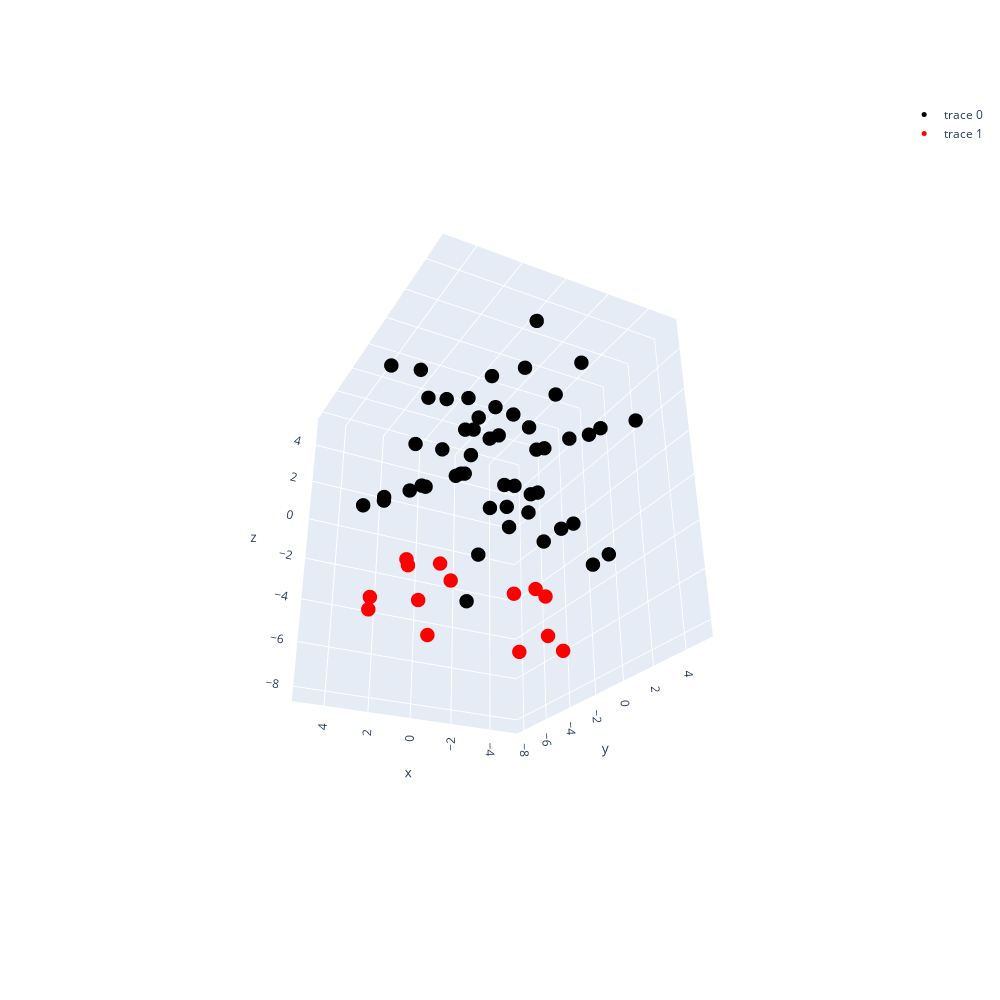

Notebook code cell kept with this figure:
### Markdown cell above
If we plot just one cell the form of a frustum is also visible.

### Code cell
# plot just the region of one particular point
point_region = normal_voronoi.regions[7]
point_region_vertices = normal_voronoi_vertices[point_region]
scatter4 =  go.Scatter3d(x=point_region_vertices.T[0], y=point_region_vertices.T[1],
                        z=point_region_vertices.T[2],
            mode='markers', marker=dict(size=5, color='blue', opacity=1))
fig = go.Figure(data=[scatter1, scatter4])
fig.update_layout(autosize=False, width=1000, height=1000)
fig.show()

### Figure 1 — Plotly figure (JSON) as saved in the notebook; plotly's stock layout.template omitted (floating-point values rounded to 4 significant figures)
{"data": [{"marker": {"color": "black", "opacity": 1, "size": 5}, "mode": "markers", "type": "scatter3d", "x": [-1.701, 0, -1.051, 1.051, 1.701, 1.051, 0, -1.051, 0, -1.701, 0, 1.701, 1.618, 0.618, -1.0, -1.0, 1.0, -3.403, 0, -2.103, 2.103, 3.403, 2.103, 0, -2.103, 0, -3.403, 0, 3.403, 3.236, 1.236, -2.0, -2.0, 2.0, -5.104, 0, -3.154, 3.154, 5.104, 3.154, 0, -3.154, 0, -5.104, 0, 5.104, 4.854, 1.854, -3.0, -3.0, 3.0], "y": [0, -1.051, -1.701, 1.701, 0, -1.701, -1.051, 1.701, 1.051, 0, 1.051, 0, -1.0, -1.618, 0.618, 0.618, -0.618, 0, -2.103, -3.403, 3.403, 0, -3.403, -2.103, 3.403, 2.103, 0, 2.103, 0, -2.0, -3.236, 1.236, 1.236, -1.236, 0, -3.154, -5.104, 5.104, 0, -5.104, -3.154, 5.104, 3.154, 0, 3.154, 0, -3.0, -4.854, 1.854, 1.854, -1.854], "z": [1.051, -1.701, 0, 0, 1.051, 0, 1.701, 0, -1.701, -1.051, 1.701, -1.051, -0.618, 1, -1.618, 1.618, 1.618, 2.103, -3.403, 0, 0, 2.103, 0, 3.403, 0, -3.403, -2.103, 3.403, -2.103, -1.236, 2, -3.236, 3.236, 3.236, 3.154, -5.104, 0, 0, 3.154, 0, 5.104, 0, -5.104, -3.154, 5.104, -3.154, -1.854, 3, -4.854, 4.854, 4.854]}, {"marker": {"color": "red", "opacity": 1, "size": 5}, "mode": "markers", "type": "scatter3d", "x": [-3.903, -5.086, -3.633, -2.788, 3.143, 2.245, -0.6852, -0.4894, 4.326, 3.09, 3.097, 2.212, -8.882e-16, -4.441e-16], "y": [-1.989, -5.086, -3.633, -1.42, 0, -4.441e-16, 4.441e-16, -2.22e-16, -3.097, -2.212, -6.315, -4.511, -8.229, -5.878], "z": [-7, -5.086, -3.633, -5.0, -8.229, -5.878, -8.229, -5.878, -6.315, -4.511, -4.326, -3.09, -3.143, -2.245]}], "layout": {"autosize": false, "height": 1000, "scene": {"aspectmode": "auto", "aspectratio": {"x": 0.8369, "y": 1.093, "z": 1.093}, "camera": {"center": {"x": 0, "y": 0, "z": 0}, "eye": {"x": 1.307, "y": 2.511, "z": -1.515}, "projection": {"type": "perspective"}, "up": {"x": 0, "y": 0, "z": 1}}}, "width": 1000}}
